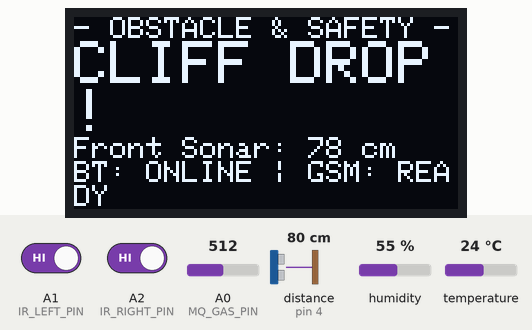
Simulated run of this sketch. Board: Arduino Uno, built with avr-gcc and run on an emulated ATmega328P. Shown: 128×64 one-colour display. Wiring (inferred from the names in the program): ultrasonic range finder: trigger pin 3; echo pin 4. The inputs (shaded band) are chosen by the test bench; at power-on: A0 (MQ_GAS_PIN) = 512, distance to the obstacle (sensor on pin 4) 80 cm, A1 (IR_LEFT_PIN) HIGH, A2 (IR_RIGHT_PIN) HIGH, humidity 55 %, temperature 24 °C. The echo pulse lasts 58.3 µs per cm; the modem accepts every AT command (registered, SIM ready, sends succeed) and sends nothing else; what the sketch prints to the serial monitor is not drawn.

Above: at 5.3 s.
5.4 s: A0 (MQ_GAS_PIN) set to 638
15.1 s: A0 (MQ_GAS_PIN) set to 669
At 21.4 s:
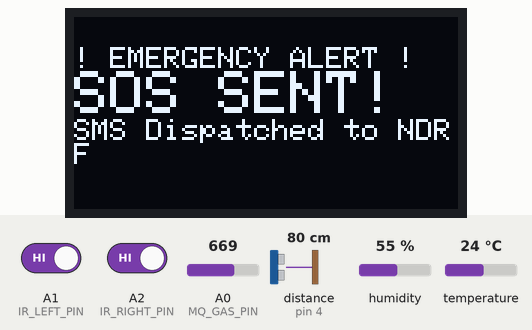
22.0 s: distance to the obstacle (sensor on pin 4) set to 2 cm
At 29.4 s:
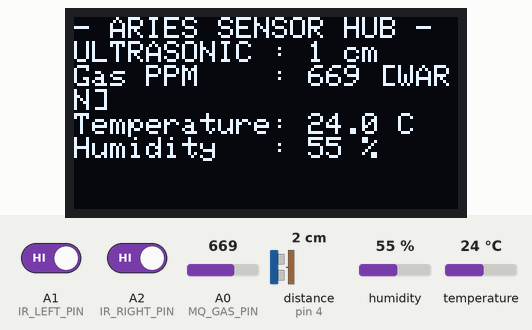
29.9 s: distance to the obstacle (sensor on pin 4) set to 4 cm
At 31.1 s:
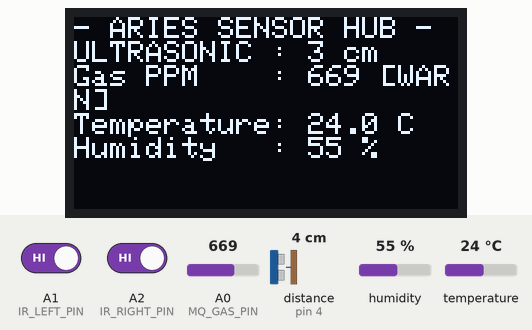
Timing chart, 0 to 32.9 s (numbered marks = the images above; inputs shaded):
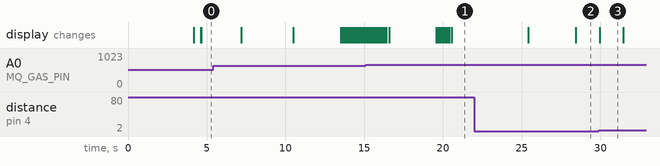

The sketch:

aries_cam.ino
```cpp
// ============================================================
// ARIES SEARCH & RESCUE ROVER — SENSOR, BLUETOOTH & HUD HUB
// Controller: Arduino UNO #2 (Dedicated Sensors & Comms Hub)
// Baud Rate: 9600
// Telemetry Interval: 10 Seconds (10000 ms)
// ============================================================
#include <Wire.h>
#include <DHT.h>
#include <SoftwareSerial.h>
#include <Adafruit_GFX.h>
#include <Adafruit_SSD1306.h>

// --- Pin Definitions ---
#define MQ_GAS_PIN   A0    // MQ-135 Gas Analog Out
#define IR_LEFT_PIN  A1    // IR Sensor Left (Cliff / Edge)
#define IR_RIGHT_PIN A2    // IR Sensor Right (Cliff / Edge)

#define DHTPIN       2     // DHT11 Data Pin
#define DHTTYPE      DHT11

#define TRIG_PIN     3     // HC-SR04 Sonar Trig
#define ECHO_PIN     4     // HC-SR04 Sonar Echo

#define GSM_RX_PIN   7     // Arduino RX -> Connect to SIM800L TXD
#define GSM_TX_PIN   8     // Arduino TX -> Connect to SIM800L RXD

#define BT_RX_PIN    9     // Arduino RX -> Connect to HC-05 TXD
#define BT_TX_PIN    10    // Arduino TX -> Connect to HC-05 RXD

// --- OLED Configuration ---
#define SCREEN_WIDTH  128
#define SCREEN_HEIGHT 64
Adafruit_SSD1306 oled(SCREEN_WIDTH, SCREEN_HEIGHT, &Wire, -1);

// --- Objects ---
DHT dht(DHTPIN, DHTTYPE);
SoftwareSerial gsmSerial(GSM_RX_PIN, GSM_TX_PIN); // SIM800L
SoftwareSerial btSerial(BT_RX_PIN, BT_TX_PIN);    // HC-05 Bluetooth

// ⚠️ Yahan apna phone number daalein (SMS alert ke liye)
const char EMERGENCY_PHONE[] = "+919876543210";

// --- Timing Configuration (10 Seconds) ---
const unsigned long TELEMETRY_INTERVAL = 10000; // 10000 ms = 10 Seconds
unsigned long lastTelemetryTime = 0;
unsigned long lastOledPageSwitch = 0;
int oledPage = 0;
bool gsmReady = false;
bool sosSent = false;

// Cached sensor values so OLED updates continuously
float currentTemp = 31.0;
float currentHum  = 58.0;
int   currentGas  = 380;
long  currentDist = 50;
bool  currentCliff = false;

void setup() {
  Serial.begin(9600);    // Laptop USB Serial
  btSerial.begin(9600);  // HC-05 Bluetooth (Default 9600)
  gsmSerial.begin(9600); // SIM800L GSM

  Wire.begin();
  dht.begin();

  pinMode(TRIG_PIN, OUTPUT);
  pinMode(ECHO_PIN, INPUT);
  pinMode(IR_LEFT_PIN, INPUT);
  pinMode(IR_RIGHT_PIN, INPUT);

  // Initialize OLED
  if (!oled.begin(SSD1306_SWITCHCAPVCC, 0x3C)) {
    Serial.println(F("{\"error\":\"OLED_INIT_FAILED\"}"));
  }

  showBootScreen();

  // Initialize SIM800L
  delay(1200);
  gsmSerial.println(F("AT"));
  delay(300);
  gsmSerial.println(F("AT+CMGF=1")); // SMS Text Mode
  delay(300);
  gsmReady = true;

  // Listen to Bluetooth by default
  btSerial.listen();

  Serial.println(F("=================================================="));
  Serial.println(F("  ARIES RESCUE ROVER — SENSOR HUB ACTIVE"));
  Serial.println(F("  Telemetry Interval: 10 SECONDS"));
  Serial.println(F("  Ultrasonic Sonar: PINS D3(Trig) & D4(Echo)"));
  Serial.println(F("  HC-05 Bluetooth : PINS D9(RX) & D10(TX)"));
  Serial.println(F("=================================================="));

  btSerial.println(F("--- ARIES RESCUE ROVER BLUETOOTH ONLINE ---"));
}

// Robust Ultrasonic Sonar Distance Measurement
long getSonarDistance() {
  digitalWrite(TRIG_PIN, LOW);
  delayMicroseconds(2);
  digitalWrite(TRIG_PIN, HIGH);
  delayMicroseconds(10);
  digitalWrite(TRIG_PIN, LOW);

  // Measure echo pulse (30000us timeout = ~5 meters max)
  long duration = pulseIn(ECHO_PIN, HIGH, 30000);
  if (duration == 0) return 999; // No obstacle / out of range
  return duration * 0.034 / 2;   // Speed of sound = 0.034 cm/us
}

void sendEmergencySMS(int gasPpm, long dist, bool cliff) {
  if (sosSent) return;

  Serial.println(F("🚨 [CRITICAL] DISPATCHING EMERGENCY SOS SMS..."));
  btSerial.println(F("🚨 EMERGENCY SOS SENT TO NDRF!"));

  oled.clearDisplay();
  oled.setTextSize(1);
  oled.setCursor(0, 10);
  oled.println(F("! EMERGENCY ALERT !"));
  oled.setTextSize(2);
  oled.println(F("SOS SENT!"));
  oled.setTextSize(1);
  oled.println(F("SMS Dispatched to NDRF"));
  oled.display();

  gsmSerial.listen(); // Switch to GSM port
  gsmSerial.println(F("AT+CMGF=1"));
  delay(400);
  gsmSerial.print(F("AT+CMGS=\""));
  gsmSerial.print(EMERGENCY_PHONE);
  gsmSerial.println(F("\""));
  delay(800);

  gsmSerial.println(F("🚨 [ARIES RESCUE SOS ALERT] 🚨"));
  gsmSerial.println(F("Team ALPHA-X | SIH26223"));
  gsmSerial.print(F("Hazard: "));
  if (gasPpm > 600) gsmSerial.println(F("TOXIC GAS LEAK DETECTED!"));
  else if (cliff) gsmSerial.println(F("CLIFF/DITCH DETECTED!"));
  else gsmSerial.println(F("OPERATOR MANUAL SOS TRIGGER!"));

  gsmSerial.print(F("Gas PPM: ")); gsmSerial.println(gasPpm);
  gsmSerial.print(F("Ultrasonic Dist: ")); gsmSerial.print(dist); gsmSerial.println(F(" cm"));
  gsmSerial.println(F("Status: Immediate NDRF Response Requested."));

  gsmSerial.write(26); // Ctrl+Z to send SMS
  delay(3000);

  btSerial.listen(); // Switch back to Bluetooth
  sosSent = true;
}

void updateOLED(float temp, float hum, int gasPpm, long dist, bool cliffDetected) {
  if (millis() - lastOledPageSwitch > 3000) {
    oledPage = !oledPage;
    lastOledPageSwitch = millis();
  }

  oled.clearDisplay();
  oled.setCursor(0, 0);

  if (oledPage == 0) {
    // Screen 1: Environmental Telemetry & Ultrasonic
    oled.setTextSize(1);
    oled.println(F("- ARIES SENSOR HUB -"));
    oled.print(F("ULTRASONIC : "));
    oled.print(dist);
    oled.println(F(" cm"));

    oled.print(F("Gas PPM    : "));
    oled.print(gasPpm);
    if (gasPpm > 500) oled.println(F(" [WARN]"));
    else oled.println(F(" [OK]"));

    oled.print(F("Temperature: "));
    oled.print(temp, 1);
    oled.println(F(" C"));

    oled.print(F("Humidity   : "));
    oled.print(hum, 0);
    oled.println(F(" %"));
  } else {
    // Screen 2: Ultrasonic Obstacle & Safety Status
    oled.setTextSize(1);
    oled.println(F("- OBSTACLE & SAFETY -"));

    if (cliffDetected) {
      oled.setTextSize(2);
      oled.println(F("CLIFF DROP!"));
    } else if (dist < 25) {
      oled.setTextSize(2);
      oled.println(F("OBSTACLE!"));
    } else {
      oled.setTextSize(2);
      oled.println(F("PATH CLEAR"));
    }

    oled.setTextSize(1);
    oled.print(F("Front Sonar: "));
    oled.print(dist);
    oled.println(F(" cm"));
    oled.print(F("BT: ONLINE | GSM: READY"));
  }

  oled.display();
}

void showBootScreen() {
  oled.clearDisplay();
  oled.setTextColor(SSD1306_WHITE);
  oled.setTextSize(1);
  oled.setCursor(10, 8);
  oled.println(F("ARIES RESCUE ROVER"));
  oled.setCursor(15, 24);
  oled.println(F("Sensor Hub v5.0"));
  oled.setCursor(10, 40);
  oled.println(F("Team: ALPHA-X (SIH)"));
  oled.setCursor(10, 52);
  oled.println(F("Rate: 10 Sec Interval"));
  oled.display();
  delay(2000);
}

void loop() {
  // Check for emergency triggers from Bluetooth or USB
  if (btSerial.available() > 0) {
    char btCmd = btSerial.read();
    if (btCmd == 'E') {
      sendEmergencySMS(currentGas, currentDist, false);
    }
  }

  if (Serial.available() > 0) {
    char usbCmd = Serial.read();
    if (usbCmd == 'E') {
      sendEmergencySMS(currentGas, currentDist, false);
    }
  }

  // Read instantaneous Sonar & IR for safety auto-stop override
  currentDist = getSonarDistance();
  bool irLeftCliff   = digitalRead(IR_LEFT_PIN);
  bool irRightCliff  = digitalRead(IR_RIGHT_PIN);
  currentCliff = (irLeftCliff || irRightCliff);

  // OLED is refreshed continuously for responsive display
  updateOLED(currentTemp, currentHum, currentGas, currentDist, currentCliff);

  // -------------------------------------------------------------
  // TELEMETRY BROADCAST: EXACTLY EVERY 10 SECONDS (10000 ms)
  // -------------------------------------------------------------
  if (millis() - lastTelemetryTime >= TELEMETRY_INTERVAL) {
    currentTemp = dht.readTemperature();
    currentHum  = dht.readHumidity();
    currentGas  = analogRead(MQ_GAS_PIN);

    if (isnan(currentTemp)) currentTemp = 31.0;
    if (isnan(currentHum))  currentHum  = 58.0;

    // Auto Emergency Check
    if (currentGas > 650) {
      sendEmergencySMS(currentGas, currentDist, false);
    }

    // 1. CLEAR HUMAN-READABLE OUTPUT FOR SERIAL MONITOR (USB)
    Serial.println(F("--------------------------------------------------"));
    Serial.println(F("📊 [ARIES TELEMETRY UPDATE — EVERY 10 SECONDS]"));
    Serial.print(F("📏 ULTRASONIC DISTANCE : ")); Serial.print(currentDist); Serial.println(F(" cm"));
    Serial.print(F("🌫️ MQ-135 TOXIC GAS    : ")); Serial.print(currentGas); Serial.println(F(" PPM"));
    Serial.print(F("🌡️ TEMPERATURE         : ")); Serial.print(currentTemp, 1); Serial.println(F(" °C"));
    Serial.print(F("💧 HUMIDITY            : ")); Serial.print(currentHum, 0); Serial.println(F(" %"));
    Serial.print(F("⚠️ CLIFF / EDGE DROP   : ")); Serial.println(currentCliff ? F("DETECTED! [STOP]") : F("SAFE (GROUND OK)"));
    Serial.println(F("--------------------------------------------------"));

    // 2. JSON STREAM FOR WEB DASHBOARD
    Serial.print(F("{\"gas\":")); Serial.print(currentGas);
    Serial.print(F(",\"temp\":")); Serial.print(currentTemp, 1);
    Serial.print(F(",\"hum\":")); Serial.print(currentHum, 0);
    Serial.print(F(",\"dist\":")); Serial.print(currentDist);
    Serial.print(F(",\"cliff\":")); Serial.print(currentCliff ? 1 : 0);
    Serial.println(F("}"));

    // 3. BROADCAST TO MOBILE PHONE VIA BLUETOOTH
    btSerial.print(F("[10s UPDATE] Sonar: ")); btSerial.print(currentDist);
    btSerial.print(F("cm | Gas: ")); btSerial.print(currentGas);
    btSerial.print(F("PPM | Temp: ")); btSerial.print(currentTemp, 1);
    btSerial.print(F("C | Cliff: ")); btSerial.println(currentCliff ? F("CLIFF!") : F("OK"));

    lastTelemetryTime = millis();
  }
}
```

Measured:
- the behaviour switches between 650 and 651 on A0 (MQ_GAS_PIN) (found by bisection; images 0 and 1)
- after the input at 15.1 s, the display: first differs from a run without the input after 5.5 s (image 1)
- after the input at 29.9 s, the display: changes after 0.07 s (image 3)
- what the display in image 3 shows lasts 1.5 s, from 30.0 s to 31.5 s
